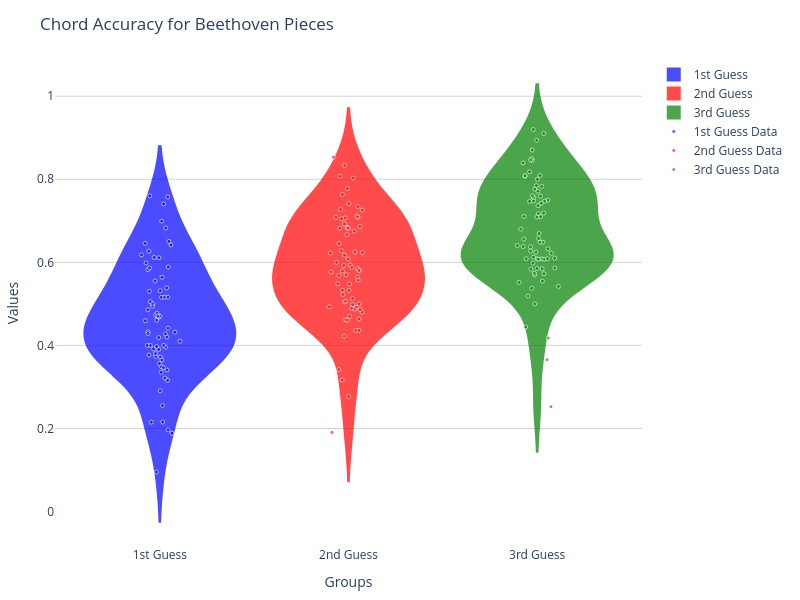

Notebook code cell kept with this figure:
### Code cell
fig = srt.plot_violin_scatter(f_key[good_ix], s_key[good_ix], t_key[good_ix], title="Chord Accuracy for Beethoven Pieces", labels=["1st Guess", "2nd Guess", "3rd Guess"])
